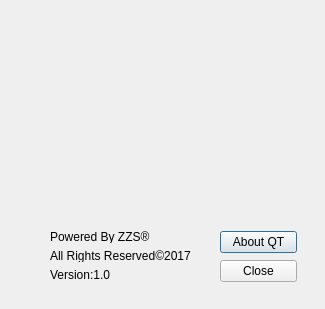
<?xml version="1.0" encoding="UTF-8"?>
<ui version="4.0">
 <class>Dialog</class>
 <widget class="QDialog" name="Dialog">
  <property name="geometry">
   <rect>
    <x>0</x>
    <y>0</y>
    <width>325</width>
    <height>309</height>
   </rect>
  </property>
  <property name="windowTitle">
   <string>Dialog</string>
  </property>
  <widget class="QLabel" name="mov">
   <property name="geometry">
    <rect>
     <x>60</x>
     <y>40</y>
     <width>211</width>
     <height>171</height>
    </rect>
   </property>
   <property name="text">
    <string/>
   </property>
  </widget>
  <widget class="QWidget" name="layoutWidget">
   <property name="geometry">
    <rect>
     <x>220</x>
     <y>230</y>
     <width>77</width>
     <height>54</height>
    </rect>
   </property>
   <layout class="QVBoxLayout" name="verticalLayout">
    <item>
     <widget class="QPushButton" name="AboutQT">
      <property name="text">
       <string>About QT</string>
      </property>
     </widget>
    </item>
    <item>
     <widget class="QPushButton" name="close">
      <property name="text">
       <string>Close</string>
      </property>
     </widget>
    </item>
   </layout>
  </widget>
  <widget class="QWidget" name="layoutWidget">
   <property name="geometry">
    <rect>
     <x>50</x>
     <y>230</y>
     <width>152</width>
     <height>51</height>
    </rect>
   </property>
   <layout class="QFormLayout" name="formLayout">
    <item row="0" column="0">
     <widget class="QLabel" name="label_2">
      <property name="text">
       <string>Powered By ZZS®</string>
      </property>
     </widget>
    </item>
    <item row="2" column="0">
     <widget class="QLabel" name="label_3">
      <property name="text">
       <string>Version:1.0</string>
      </property>
     </widget>
    </item>
    <item row="1" column="0">
     <widget class="QLabel" name="label">
      <property name="text">
       <string>All Rights Reserved©2017</string>
      </property>
     </widget>
    </item>
   </layout>
  </widget>
 </widget>
 <resources/>
 <connections>
  <connection>
   <sender>close</sender>
   <signal>clicked()</signal>
   <receiver>Dialog</receiver>
   <slot>close()</slot>
   <hints>
    <hint type="sourcelabel">
     <x>268</x>
     <y>276</y>
    </hint>
    <hint type="destinationlabel">
     <x>272</x>
     <y>422</y>
    </hint>
   </hints>
  </connection>
 </connections>
</ui>
